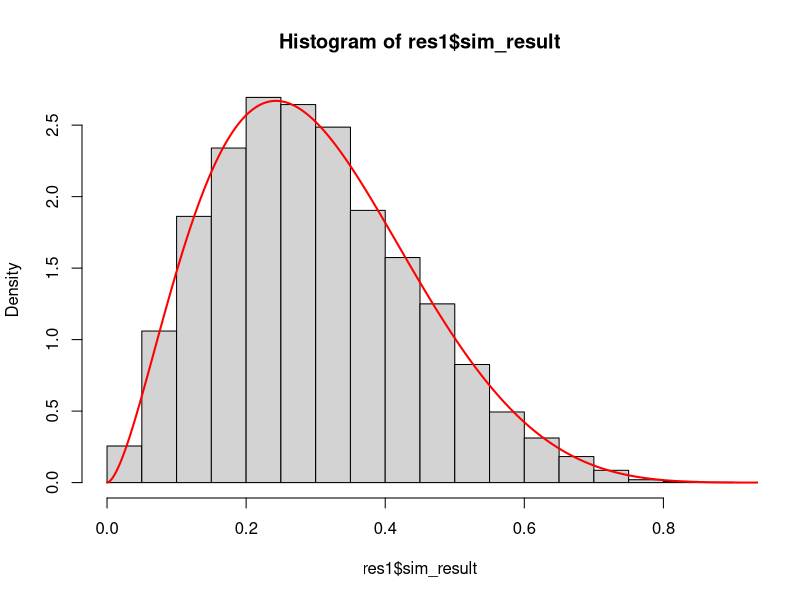
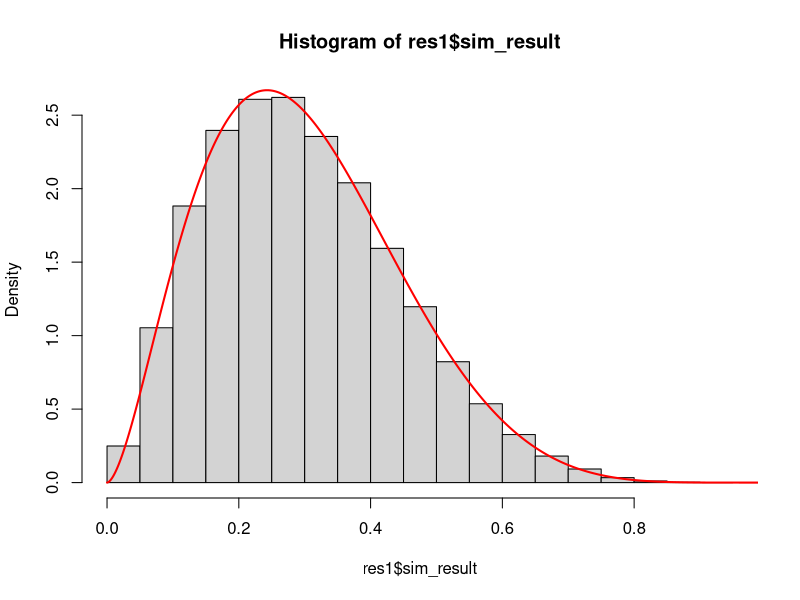
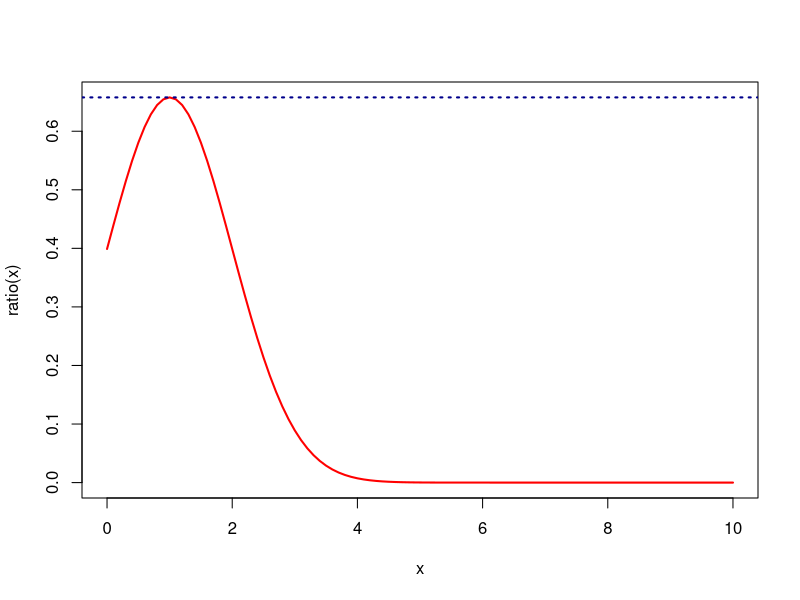
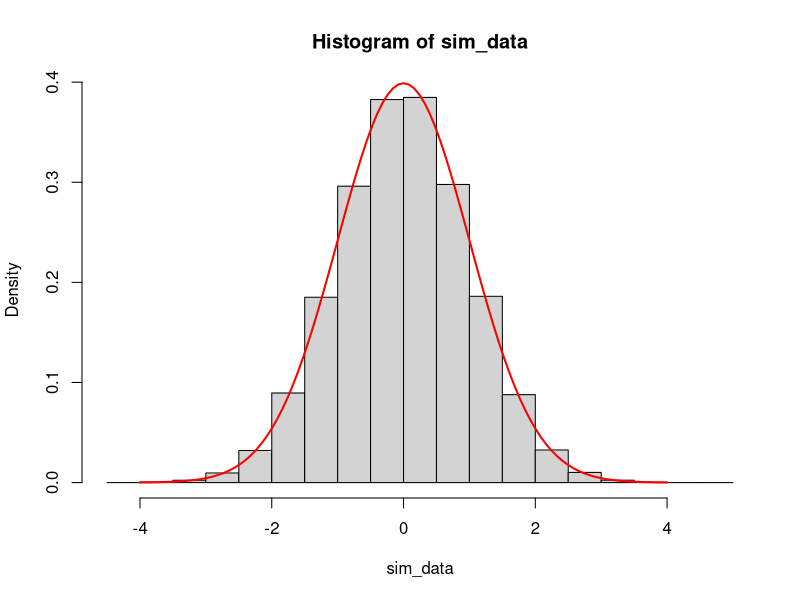
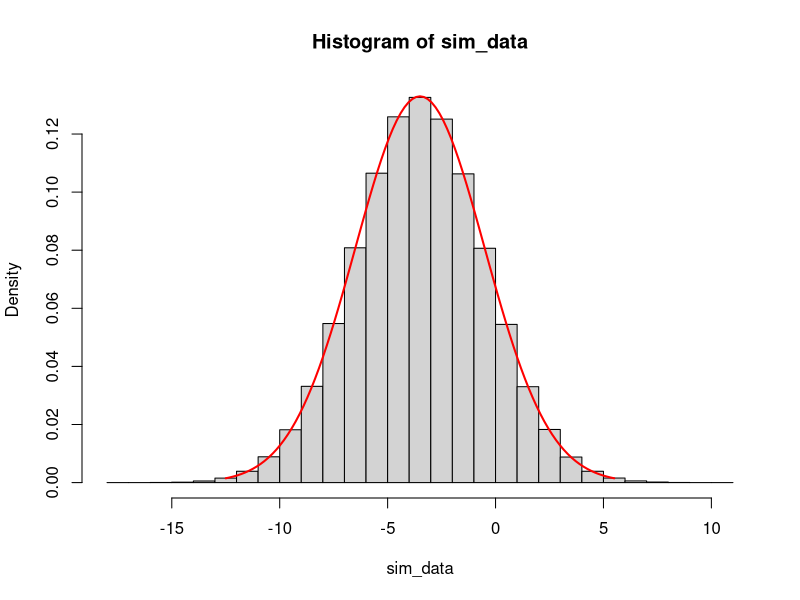

These charts were generated, in order, by the following R code:
## ---- chunk 1
#| fig-height: 16
#| fig-width: 12
#| message: false
#| warning: false


a <- 2.7
b <- 6.3
f_max <- function(x) {
    temp <- dbeta(x, shape1 = a, shape2 = b)
    return(temp)
}
res <- optimize(f_max, interval = c(0, 1), maximum = TRUE)
C <- res$objective
sim_fun <- function(n) {
    i <- 0
    j <- 0
    simul <- c()
    while(i < n) {
        j <- j + 1
        uv <- runif(2)
        v <- uv[2]; u <- uv[1]
        ratio <- f_max(v) / C
        temp <- ifelse(u <= ratio, TRUE, FALSE)
        if (temp) {
            i <- i + 1
            simul[i] <- v
        }
    }

    result <- list(nc = j, sim_result = simul)
}

res1 <- sim_fun(n = 1e+4)


hist(res1$sim_result, freq = FALSE)
xx <- seq(0, 1, len = 1e+4)
yy <- f_max(xx)
lines(xx, yy, col = "red", lwd = 2)
M <- mean(res1$sim_result)
varr <- var(res1$sim_result)
cat("Mean simulation: ", M, "\n", 
    "Mean real: ", a / (a + b), "\n", 
    "Variance simulation: ", varr, "\n", 
    "variance Real: ", (a*b) / ((a + b)**2 * (a + b + 1)), 
    sep = "")




res1 <- sim_fun(n = 1e+5)


hist(res1$sim_result, freq = FALSE)
xx <- seq(0, 1, len = 1e+4)
yy <- f_max(xx)
lines(xx, yy, col = "red", lwd = 2)
M <- mean(res1$sim_result)
varr <- var(res1$sim_result)
cat("Mean simulation: ", M, "\n", 
    "Mean real: ", a / (a + b), "\n", 
    "Variance simulation: ", varr, "\n", 
    "variance Real: ", (a*b) / ((a + b)**2 * (a + b + 1)), 
    sep = "")



## ---- chunk 2
#| warning: false
#| message: false
#| fig-width: 9
#| fig-height: 9

ratio <- function(x) dnorm(x) / dexp(x)
Max <- optimize(ratio, interval = c(0, 10), maximum = TRUE)
Max



curve(ratio, 0, 10, lwd = 2, col = "red")
abline(h = Max$objective, lwd = 2, col = "darkblue", lty = 3)

sim_norm_fun <- function(n, mu = 0, sigg = 1) {
    i <- 0
    norm_sim <- numeric(n)
    while(i < n) {
        u <- runif(3)
        temp <- dnorm(-log(u[1])) / (dexp(-log(u[1])) * Max$objective)
        if (u[2] < temp){
            i <- i + 1
            a <- ifelse(u[3] < 0.5, -1, 1)
            temp2 <- - a * log(u[1])
            norm_sim[i] <- temp2
        }
    }
    return(list(Norm_sim = sigg * norm_sim + mu))
}

sim_normal <- sim_norm_fun(n = 1e+5)

sim_data <- sim_normal$Norm_sim
mean(sim_data)
sd(sim_data)
hist(sim_data, freq = FALSE)
curve(dnorm(x), -4, 4, lwd = 2, col = "red", add = TRUE)


### Generate Normal With Mu = -3.5, Variance = 9

sim_normal <- sim_norm_fun(n = 1e+6, mu = -3.5, sigg = sqrt(9))

sim_data <- sim_normal$Norm_sim
mean(sim_data)
sd(sim_data)
hist(sim_data, freq = FALSE)
curve(dnorm(x, mean = -3.5, sd = sqrt(9)), -3.5 - 3 * sqrt(9), 
                -3.5 + 3 * sqrt(9), lwd = 2, col = "red", add = TRUE)
